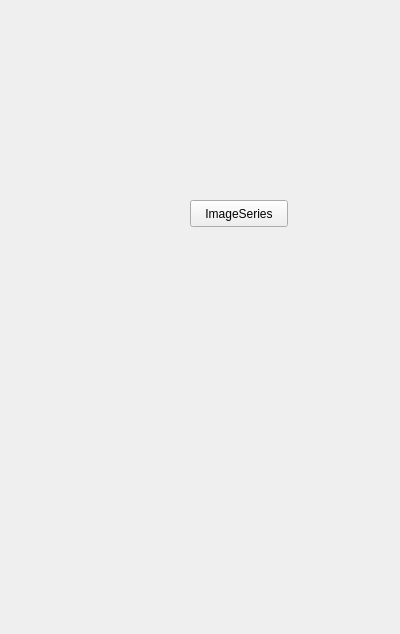
<?xml version="1.0" encoding="UTF-8"?>
<ui version="4.0">
 <class>ImageSeriesWidget</class>
 <widget class="QWidget" name="ImageSeriesWidget">
  <property name="geometry">
   <rect>
    <x>0</x>
    <y>0</y>
    <width>400</width>
    <height>634</height>
   </rect>
  </property>
  <property name="windowTitle">
   <string>Form</string>
  </property>
  <widget class="QPushButton" name="button">
   <property name="geometry">
    <rect>
     <x>190</x>
     <y>200</y>
     <width>98</width>
     <height>27</height>
    </rect>
   </property>
   <property name="text">
    <string>ImageSeries</string>
   </property>
   <property name="checkable">
    <bool>true</bool>
   </property>
  </widget>
 </widget>
 <resources/>
 <connections/>
</ui>
